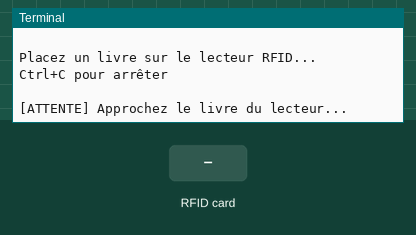
The program below on a simulated Raspberry Pi (BCM pin numbers). On the bench: the last lines printed to the terminal. Inputs (shaded band) come from the test bench. The RFID card's data blocks start empty; web requests get an empty 200 reply after 0.4 s.

Above: at 1.2 s.
1.3 s: RFID card 5E 7A 19 C4 held to the reader
At 1.58 s:
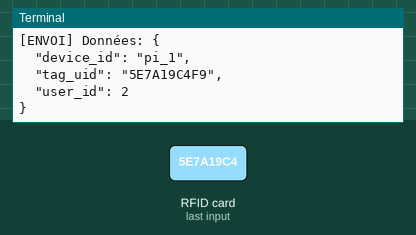
At 2.6 s:
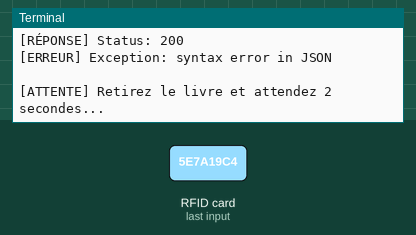

The program:

reader_http.py
```python
#!/usr/bin/env python3
# reader_http.py - RFID RC522 -> HTTP POST to eLibrary API

import time
import requests
import json
from mfrc522 import SimpleMFRC522

# Configuration
API_URL = "http://YOUR_SERVER_IP:8000/api/iot/event"  # Remplacer par votre IP
DEVICE_ID = "pi_1"
USER_ID = 2  # ID utilisateur par défaut (à modifier selon besoin)

# Initialiser le lecteur RFID
reader = SimpleMFRC522()

print("=== eLibrary RFID Reader ===")
print(f"Device ID: {DEVICE_ID}")
print(f"API URL: {API_URL}")
print(f"User ID: {USER_ID}")
print("\nPlacez un livre sur le lecteur RFID...")
print("Ctrl+C pour arrêter")

try:
    while True:
        print("\n[ATTENTE] Approchez le livre du lecteur...")

        # Lire le tag RFID
        tag_id, text = reader.read()
        tag_uid = format(tag_id, 'X')  # Convertir en hexadécimal

        print(f"[SCAN] Tag détecté: {tag_uid}")

        # Préparer les données
        payload = {
            "device_id": DEVICE_ID,
            "tag_uid": tag_uid,
            "user_id": USER_ID
        }

        print(f"[ENVOI] Données: {json.dumps(payload, indent=2)}")

        try:
            # Envoyer au serveur
            response = requests.post(
                API_URL,
                json=payload,
                headers={"Content-Type": "application/json"},
                timeout=10
            )

            print(f"[RÉPONSE] Status: {response.status_code}")

            if response.status_code == 200:
                result = response.json()
                status = result.get('status', 'unknown')
                message = result.get('message', 'Aucun message')
                book = result.get('book', 'Livre inconnu')

                print(f"[SUCCÈS] {status.upper()}")
                print(f"         Livre: {book}")
                print(f"         Message: {message}")

                # Feedback visuel selon le statut
                if status == 'borrowed':
                    print("✅ EMPRUNT ENREGISTRÉ")
                elif status == 'returned':
                    print("✅ RETOUR ENREGISTRÉ")
                elif status == 'unknown_tag':
                    print("❌ TAG NON RECONNU")
                elif status == 'user_required':
                    print("⚠️  UTILISATEUR REQUIS")
                elif status == 'unavailable':
                    print("❌ LIVRE NON DISPONIBLE")

            else:
                print(f"[ERREUR] Code: {response.status_code}")
                print(f"         Réponse: {response.text}")

        except requests.exceptions.Timeout:
            print("[ERREUR] Timeout - Serveur non accessible")
        except requests.exceptions.ConnectionError:
            print("[ERREUR] Connexion impossible au serveur")
        except Exception as e:
            print(f"[ERREUR] Exception: {str(e)}")

        # Attendre avant le prochain scan
        print("\n[ATTENTE] Retirez le livre et attendez 2 secondes...")
        time.sleep(2)

except KeyboardInterrupt:
    print("\n\n[ARRÊT] Programme interrompu par l'utilisateur")
    print("Au revoir!")

except Exception as e:
    print(f"\n[ERREUR FATALE] {str(e)}")
```

Measured:
- after the input at 1.3 s, the terminal: prints a new line at once (image 1)
